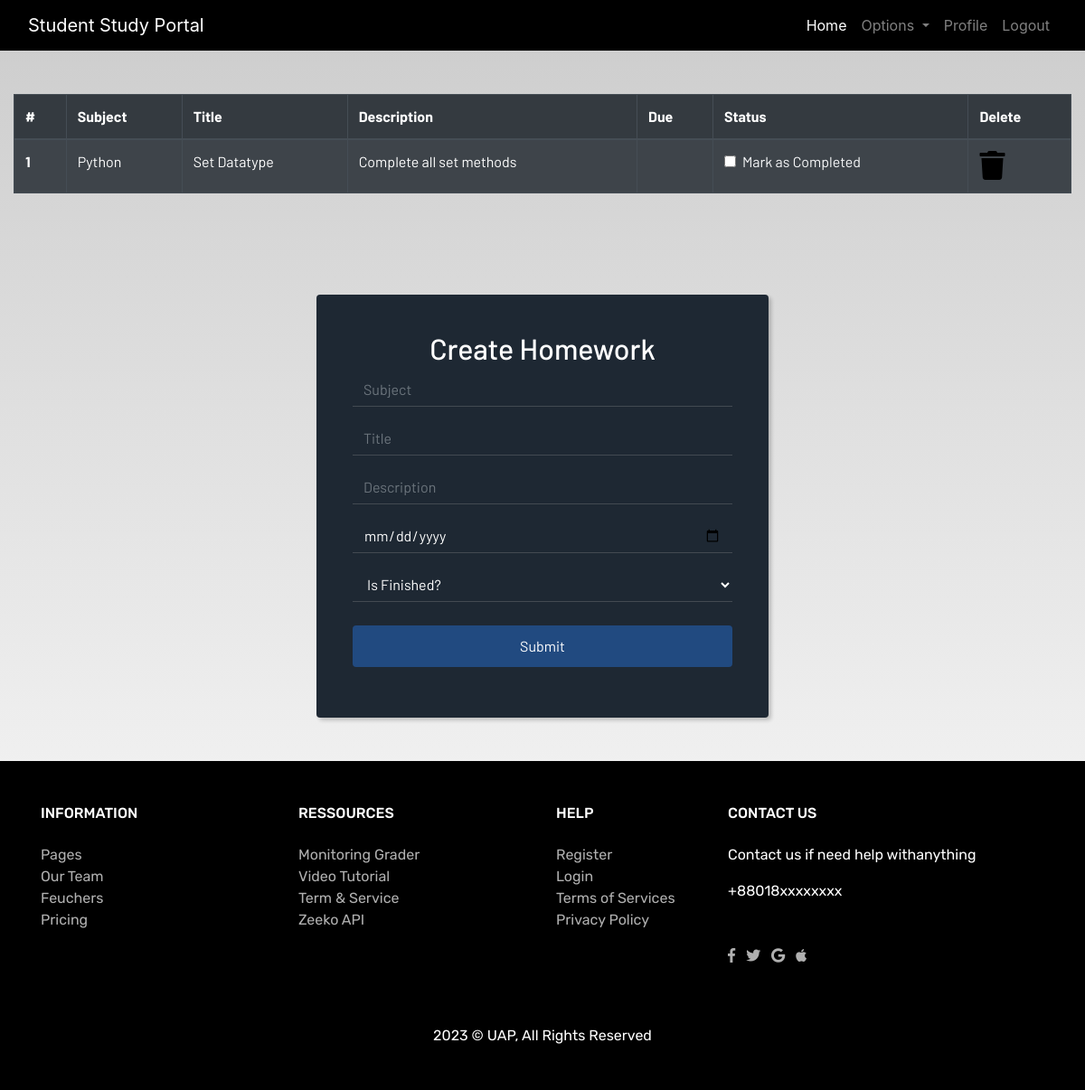
Page /homework/ (signed in) on the committed database.
### my_app/models.py (models this page shows, shortened)
class Homework(models.Model):
    user = models.ForeignKey(User,on_delete = models.CASCADE)
    subject = models.CharField(max_length=100)
    title = models.CharField(max_length = 100)
    description = models.TextField()
    due = models.DateTimeField()
    is_finished = models.BooleanField(default = False)

### my_app/views.py (the view, shortened to what this page needs)
# urls.py: path('homework/',views.homework, name='homework'),
@login_required
def homework(request):
    homeworks = Homework.objects.filter(user=request.user)
    if len(homeworks)==0:
        homework_done= True
    else:
        homework_done=False
    return render(request, 'my_app/homework.html', {'homeworks':homeworks, 'homework_done':homework_done})

### my_app/templates/my_app/homework.html (shortened to what this page needs)
{% extends 'my_app/base.html' %}
{% load static %}
{% block content %}
<div class="container-fluid py-5">
    {% if not homework_done %}
    <table class="table table-striped table-bordered table-hover table-dark">
        <thead>
            <tr>
                <th scope="col">#</th>
                <th scope="col">Subject</th>
                <th scope="col">Title</th>
                <th scope="col">Description</th>
                <th scope="col">Due</th>
                <th scope="col">Status</th>
                <th scope="col">Delete</th>
            </tr>
        </thead>
        <tbody>
            {% for homework in homeworks %}
            <tr>
                <th scope="row">{{ forloop.counter }}</th>
                <td>{{ homework.subject }}</td>
                <td>{{ homework.title }}</td>
                <td>{{ homework.description }}</td>
                <td>{{ homework.date }}</td>
                <td>
                    <a href="{% url 'my_app:update_homework'  homework.id %}">
                        <div class="form-check">
                            {% if homework.is_finished == True %}
                                <input class="form-check-input" type="checkbox" value="" checked>
                            {% else %}
                                <input class="form-check-input" type="checkbox" value="">
                            {% endif %}
                            <label class="form-check-label text-light" for="flexCheckDefault">
                                Mark as Completed
                            </label>
                        </div>
                    </a>
                </td>
                <td><a href="{% url 'my_app:delete_homework' homework.id %}"><i class="fa fa-trash fa-2x"></i></a></td>
            </tr>
            {% endfor %}
        </tbody>
    </table>
    {% else %}
        <h4>All homeworks are completed!! Create to have more!!</h4>
    {% endif %}
</div>
<div class="login-dark my-5 d-flex justify-content-center">
    <form method="POST">
        <h2 class="text-center">Create Homework</h2>
        <div class="form-group">
            <input class="form-control" type="text" name="subject" placeholder="Subject">
        </div>
        <div class="form-group">
            <input class="form-control" type="text" name="title" placeholder="Title">
        </div>
        <div class="form-group">
            <input class="form-control" type="text" name="description" placeholder="Description">
        </div>
        <div class="form-group">
            <input class="form-control" type="date" name="due" placeholder="Date">
        </div>
        <div class="form-group">
            <select class="form-control mb-4" name="is_finished" aria-label="Default select example" required>
                <option selected>Is Finished?</option>
            </select>
        </div>
        <div class="form-group">
            <button class="btn btn-primary btn-block">Submit</button>
        </div>
    </form>
</div>
{% endblock content %}

### sms/static/CSS/main.css (style rules this page uses)
html { scroll-behavior: smooth; height: 100%; width: 100%; }
a { text-decoration: none !important; color: black; }
html, body { max-width: 100%; overflow-x: hidden; height: 100%; width: 100%; }
body { background: linear-gradient(rgba(0, 0, 0, 0.2), rgba(255, 255, 255, 0.5)); overflow-x: hidden; background-repeat: no-repeat; }
.fa { color: black; }

### my_app/templates/my_app/homework.html (style rules this page uses)
.login-dark form { max-width: 500px; width: 90%; background-color: #1e2833; padding: 40px; border-radius: 4px; color: #fff; box-shadow: 3px 3px 4px rgba(0,0,0,0.2); }
.login-dark form .form-control { background: none; border: none; border-bottom: 1px solid #434a52; border-radius: 0; box-shadow: none; outline: none; color: inherit; }
.login-dark form .btn-primary { background: #214a80; border: none; border-radius: 4px; padding: 11px; box-shadow: none; margin-top: 26px; text-shadow: none; outline: none; }
table tr td a { cursor: pointer !important; color: primary !important; }

### rows in the picture
Homework: subject "Python", title "Set Datatype", description "Complete all set methods"
